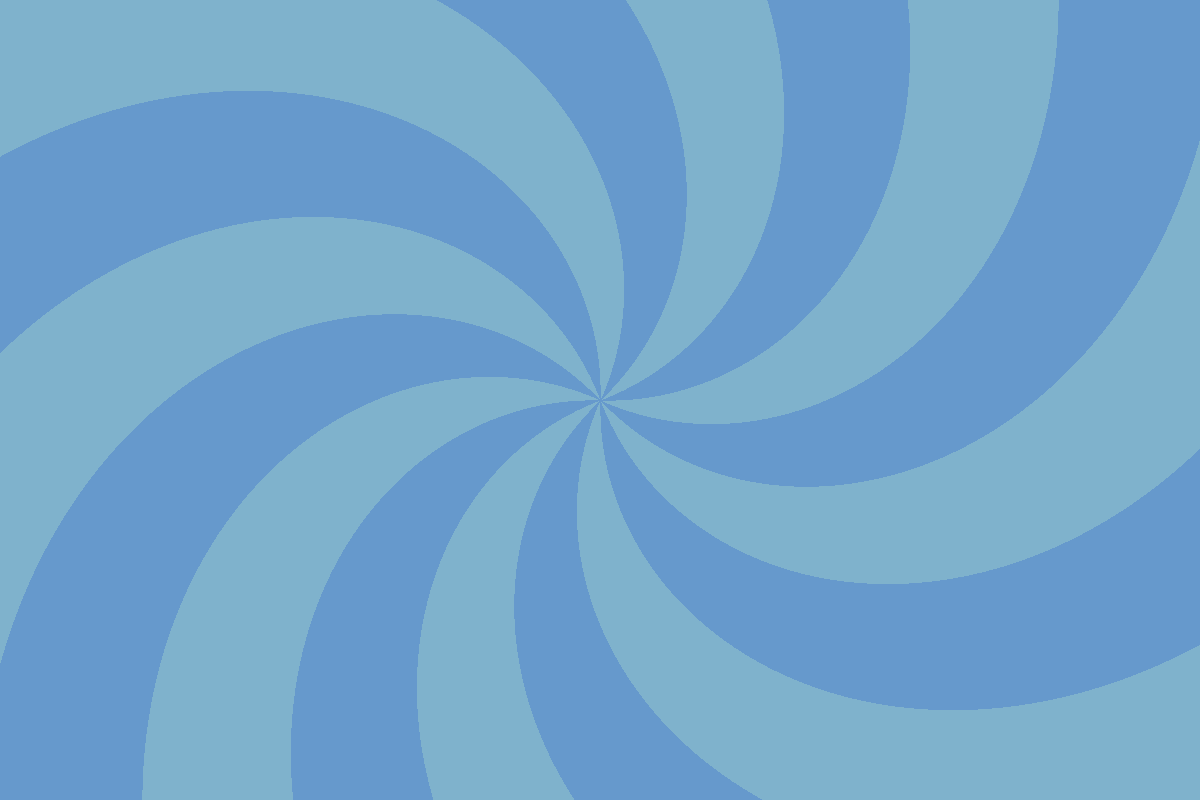
Frame 1 (no input)
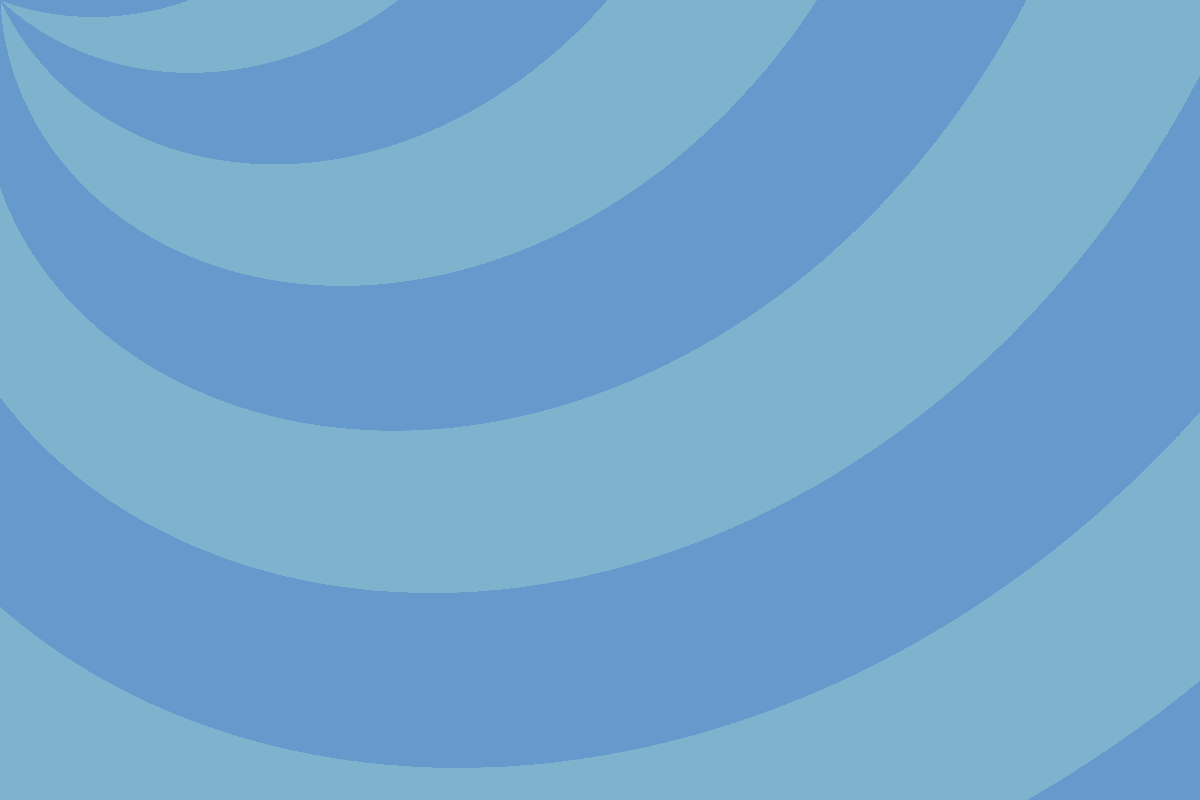
Frame 60 (the mouse pressed at the canvas centre just before this capture)
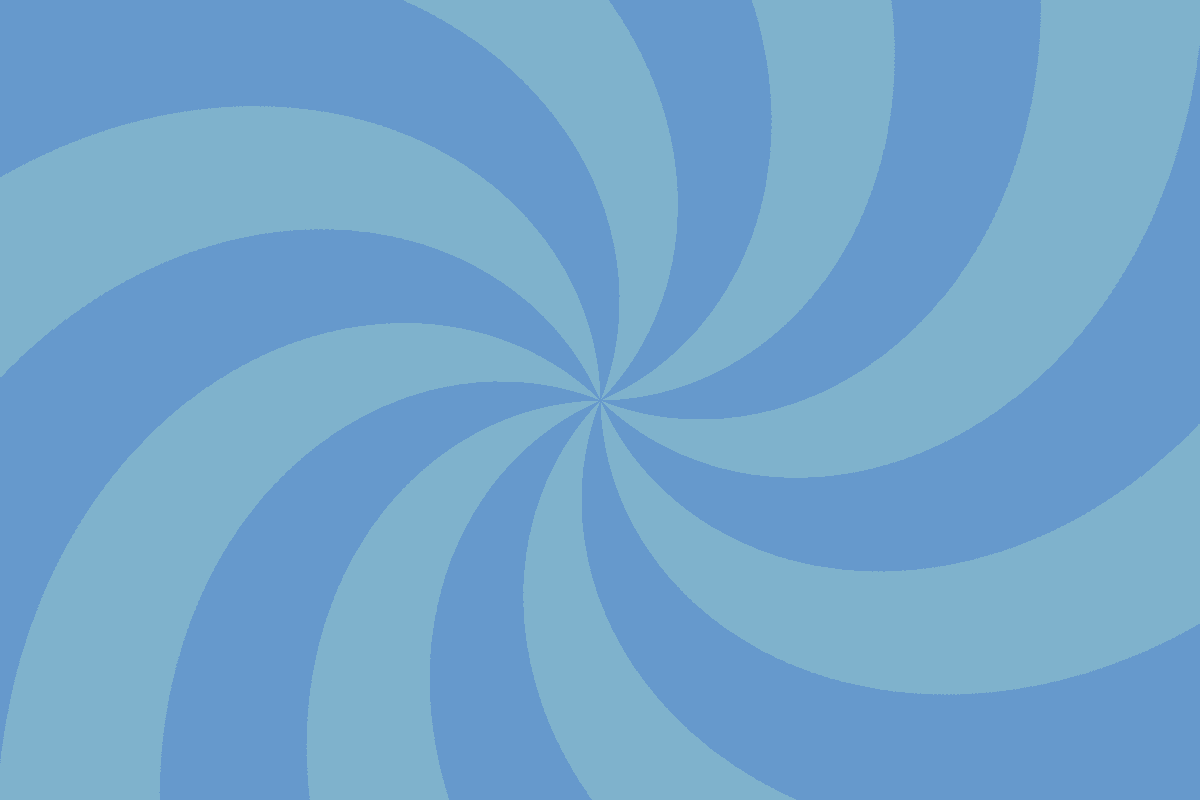
Frame 120 (the mouse held since frame 60 and released just before this capture)

The Processing sketch that drew these frames (run headless with seeded random() and noise(); from frame 60 on, the mouse is pressed at the canvas centre):

// Processing sketch: swirl
// ── swirl.pde
// ported from https://github.com/fabioarnold/TwoTriangles
Swirl swirl;
PVector center;
boolean pause;

void setup() {
  size(1200, 800);
  colorMode(RGB, 1);
  loadPixels();
  swirl = new Swirl();
  center = new PVector(width/2, height/2);
  pause = false;
}

void draw() {
  swirl.draw(millis(), center.x - width/2, center.y - height/2, 0, 0, width, height);
  updatePixels();
  if (!pause)
    center.set(mouseX, mouseY);
}

void keyPressed() {
  if (keyCode == ENTER)
    pause = !pause;
  else
    swirl.keyPressed();
    
  println("Pause:", pause);
  println("Stripe:", swirl.stripe);
  println("Curl:", swirl.curl);
  println("Speed:", swirl.speed);
  println();
}

float clamp(float x, float a, float b) {
  return min(max(x, a), b);
}

float smoothstep(float t0, float t1, float x) {
  float t = clamp((x - t1) / (t1 - t0), 0.0, 1.0);
  return t * t * (3.0 - 2.0 * t);
}

PVector mix(PVector a, PVector b, float t) {
  float cr = lerp(a.x, b.x, t);
  float cg = lerp(a.y, b.y, t);
  float cb = lerp(a.z, b.z, t);
  return new PVector(cr, cg, cb);
}

PVector randrgb() {
  return new PVector(random(1.0), random(1.0), random(1.0));
}

class Swirl {
  float speed;
  float curl;
  float blur;
  int stripe;
  PVector[] pal;
  
  Swirl() {
    reset();
  }
  
  void reset() {
    curl = 12;
    speed = 12;
    stripe = 8;
    blur = 0;
    pal = new PVector[]{
      new PVector(0.5, 0.7, 0.8),
      new PVector(0.4, 0.6, 0.8),
    };
  }
  
  void keyPressed() {
    if (keyCode == LEFT)
      curl -= 1.0;
    else if (keyCode == RIGHT)
      curl += 1.0;
    else if (keyCode == UP)
      stripe += 1;
    else if (keyCode == DOWN)
      stripe -= 1;
    else if (key == ' ')
      reset();
    else if (key == 'r') {
      pal[0] = randrgb();
      pal[1] = randrgb();
    }
  }
  
  void draw(float t, float cx, float cy, float x0, float y0, float w, float h) {
    for (int i = 0; i < pixels.length; i++)
      pixels[i] = color(0);
    for (float y = 0; y <= h; y++) {
      for (float x = 0; x <= w; x++) {
        float ax = max(1.0, w/h);
        float ay = max(1.0, h/w);
        float px = 2.0*(x-cx)/min(w, h) - ax;
        float py = 2.0*(y-cy)/min(w, h) - ay;
        float d2 = 0.25*(px*px + py*py);
        float ang = atan2(py, px);
        float stp = smoothstep(-blur, blur, sin(stripe*ang + speed*t + curl*sqrt(d2)));
        PVector col = mix(pal[0], pal[1], stp);
        
        int ox = round(x0 + x);
        int oy = round(y0 + y);
        int i = oy * width + ox;
        if (i < pixels.length)
          pixels[i] = color(col.x, col.y, col.z);
      }
    }
  }
}
